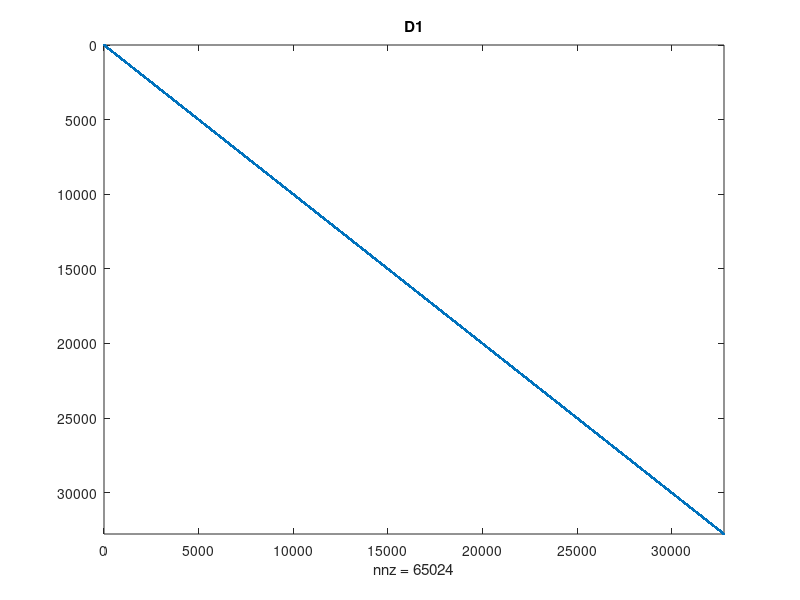
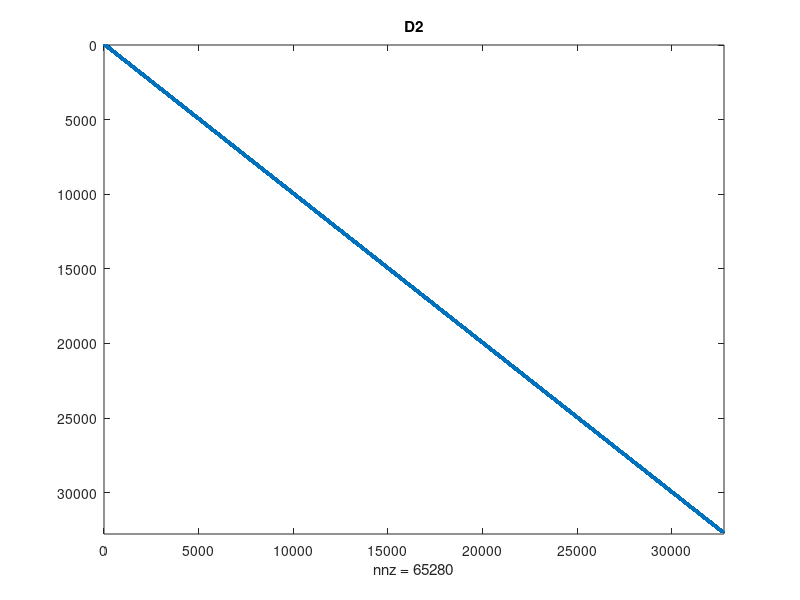
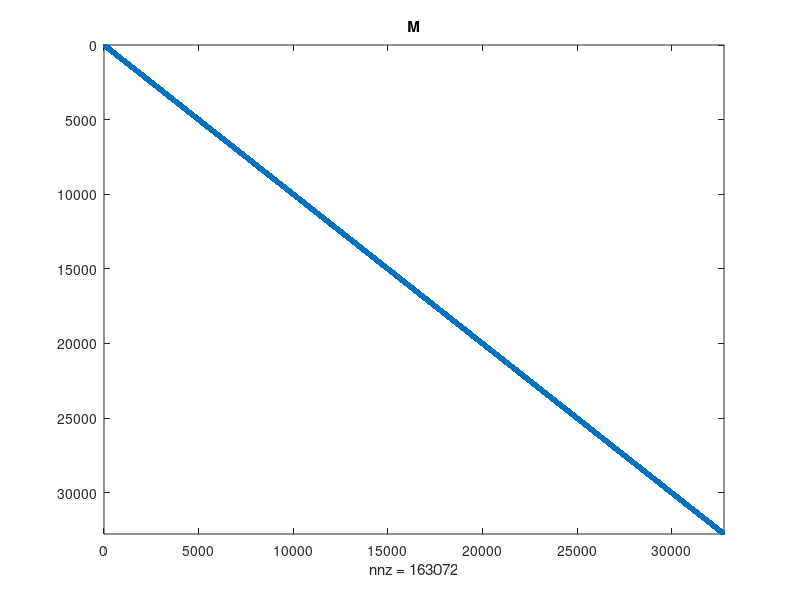

Reproduce these figures in MATLAB, in order.

c = .1;
numRows = 128;
numCols = 256;
numPix = numRows*numCols;

D1 = sparse([],[],2*numPix,numPix,numPix);
D2 = sparse([],[],2*numPix,numPix,numPix);

for j = 1:numCols
    for i = 1:(numRows - 1)
        ijIdx = (j-1)*numRows + i;
        ip1jIdx = (j-1)*numRows + i + 1;
        D1(ijIdx,ijIdx) = -1;
        D1(ijIdx,ip1jIdx) = 1;
    end
end

for j = 1:(numCols-1)
    for i = 1:numRows
        ijIdx = (j-1)*numRows + i;
        ijp1Idx = (j + 1 - 1)*numRows + i;
        
        D2(ijIdx,ijIdx) = -1;
        D2(ijIdx,ijp1Idx) = 1;
    end
end

applyD1 = @(u) [u(2:end,:) - u(1:end-1,:) ; zeros(1,size(u,2))];
applyD2 = @(u) [u(:,2:end) - u(:,1:end-1), zeros(size(u,1),1)];
applyD1Trans = @(u) [-u(1,:) ; u(1:end-2,:) - u(2:end-1,:); u(end-1,:)];
applyD2Trans = @(u) [-u(:,1) , u(:,1:end-2) - u(:,2:end-1), u(:,end-1)];

x = randn(numRows,numCols);
D1x = D1*x(:);
D1x = reshape(D1x,numRows,numCols);
D1xCheck = applyD1(x);
diff1 = D1x - D1xCheck;
diff1 = max(abs(diff1(:)));

D2x = D2*x(:);
D2x = reshape(D2x,numRows,numCols);
D2xCheck = applyD2(x);
diff2 = D2x - D2xCheck;
diff2 = max(abs(diff2(:)));

figure; spy(D1); title('D1')
figure; spy(D2); title('D2')

applyM = @(u) u + c*applyD1Trans(applyD1(u)) + c*applyD2Trans(applyD2(u));
M = speye(numPix) + c*D1'*D1 + c*D2'*D2;
figure; spy(M); title('M')

b = randn(numRows,numCols);
tic
xCheck = M\b(:);
timeBackslash = toc;
xCheck = reshape(xCheck,numRows,numCols);

allOnes = ones(numRows,numCols);
eigValsM = dct2(applyM(idct2(allOnes)));
eigValsMInv = eigValsM.^(-1);

% Now we'll solve Mx = b .
tic
x = idct2(eigValsMInv.*dct2(b));
timeDCT = toc
check1 = applyM(x) - b;
check1 = max(abs(check1(:)));

check2 = x - xCheck;
check2 = max(abs(check2(:)));

disp(['timeBackslash: ',num2str(timeBackslash)])
disp(['timeDCT: ',num2str(timeDCT)])
disp(['ratio:', num2str(timeBackslash/timeDCT)])



disp('finished')
